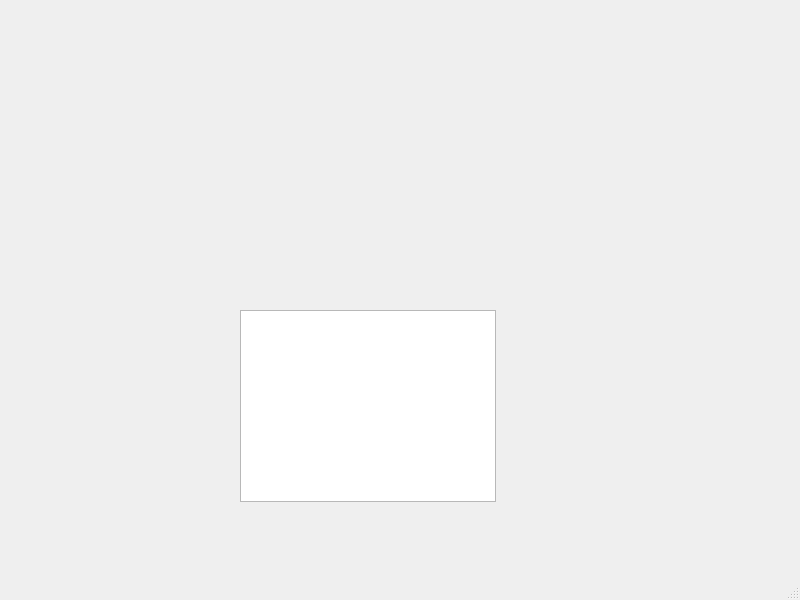
<?xml version="1.0" encoding="UTF-8"?>
<ui version="4.0">
 <class>MainWindow</class>
 <widget class="QMainWindow" name="MainWindow">
  <property name="geometry">
   <rect>
    <x>0</x>
    <y>0</y>
    <width>800</width>
    <height>600</height>
   </rect>
  </property>
  <property name="windowTitle">
   <string>MainWindow</string>
  </property>
  <widget class="QWidget" name="centralwidget">
   <widget class="QTableWidget" name="tableWidget">
    <property name="geometry">
     <rect>
      <x>240</x>
      <y>310</y>
      <width>256</width>
      <height>192</height>
     </rect>
    </property>
   </widget>
  </widget>
  <widget class="QMenuBar" name="menubar">
   <property name="geometry">
    <rect>
     <x>0</x>
     <y>0</y>
     <width>800</width>
     <height>26</height>
    </rect>
   </property>
  </widget>
  <widget class="QStatusBar" name="statusbar"/>
 </widget>
 <resources/>
 <connections/>
</ui>
